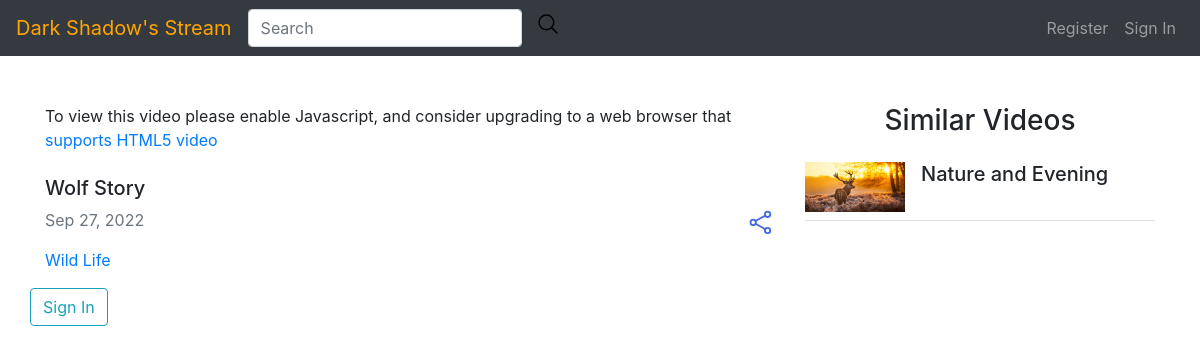
/videos/4/, run on the app's committed database.
### videos/models.py (models this page shows, shortened)
class Video(models.Model):
	uploader = models.ForeignKey(User, on_delete = models.CASCADE)
	title = models.CharField(max_length=100)
	description = models.TextField()
	video_file = models.FileField(upload_to='uploads/video_files', validators=[FileExtensionValidator(allowed_extensions=['mp4'])])
	thumbnail = models.FileField(upload_to='uploads/thumbnails', validators=[FileExtensionValidator(allowed_extensions=['png', 'jpg', 'jpeg', 'gif'])])
	date_posted = models.DateTimeField(default=timezone.now)
	category = models.ForeignKey('Category', on_delete=models.CASCADE)

class Category(models.Model):
	name = models.CharField(max_length=30)
	def __str__(self):
		return self.name
	class Meta:
		verbose_name = "Category"
		verbose_name_plural = "Categories"

### videos/views.py (the view, shortened to what this page needs)
# urls.py: path('<int:pk>/', DetailVideo.as_view(), name='video-detail'),
class DetailVideo(View):
	def get(self, request,pk, *args, **kwargs):
		video = Video.objects.get(pk=pk)
		form = CommentForm
		comments = Comment.objects.filter(video=video).order_by('-created_on')
		categories = Video.objects.filter(category=video.category)[:15]
		context = {
			'object': video,
			'comments': comments,
			'form': form,
			'categories': categories,
		}
		return render(request, 'videos/detail_video.html', context)
	model = Video
	template_name = 'videos/detail_video.html'

### videos/templates/videos/detail_video.html (shortened to what this page needs)
{% extends 'videos/base.html' %}
{% load crispy_forms_tags %}
{% block content %}
	<div class="container">
		<div class="row mt-5">
			<div class="col-md-8 col-sm-12 col-xs-12">
				<video-js
					width="720"
					height="405"
					controls
					data-setup='{"playbackRates": [0.5, 1, 1.5, 2], "fluid": true}'>
					<source src="/media/{{ object.video_file }}" type="video/mp4">
					<p class="vjs-no-js">
					To view this video please enable Javascript, and consider upgrading to a web browser that <a href="https://videojs.com/html5-video-support/" target="_blank">supports HTML5 video</a>
					</p>
				</video-js>
				<h5 class="mt-4">{{ object.title }}</h5>
				<div class="row">
					<div class="col-md-6 text-muted">
						<p>{{ object.date_posted | date:"M d, Y" }}</p>
						<a class="category-link" href="{% url 'category-list' object.category.pk %}">
							{{ object.category }}
						</a>
					</div>
					<div class="col-md-6 text-muted text-right">
						<ion-icon style="color: royalblue;" class="video-icons" name="share-social-outline" type="button"  data-toggle="modal" data-target="#exampleModal">
                    </ion-icon>
			</div>
		</div>
	</div>
	<div class="col-md-4 col-sm-12 col-xs-12">
		<h3 class="text-center mb-3">Similar Videos</h3>
		{% for category in categories %}
			{% if object.pk != category.pk %}
				<div class="position-relative d-flex flex-row mb-5 py-2 border-bottom">
					<img src="{{ category.thumbnail.url }}" width="100" height="50">
					<h5 class="pl-3">{{category.title}}</h5>
				</div>
			{% endif %}
		{% endfor %}
	</div>
	<div>
		<div class="row mt-3">
			<div class="col-md-12 col-sm-12">
				{% if user.is_authenticated %}
				<form method="POST">
					{% csrf_token %}
					<legend class="border-bottom mb-4">Leave a comment here:</legend>
					{{ form | crispy }}
					<p class="text-right">
						<button class="btn btn-warning">Post</button>
					</p>
				</form>
				{% else %}
				<a class="btn btn-outline-info btn-block" href="{% url 'account_login' %}">Sign In</a>
				{% endif %}
			</div>
		</div>
	</div>
{% endblock content %}

### media/css/style.css (style rules this page uses)
.video-icons { font-size: 1.8rem; transition: 0.3s; }
.category-link { transition: 0.3s }

### data on the page
Video: title "Wolf Story", date_posted "Sep 27, 2022", category "Wild Life"
Video: thumbnail (placeholder picture), title "Nature and Evening"
